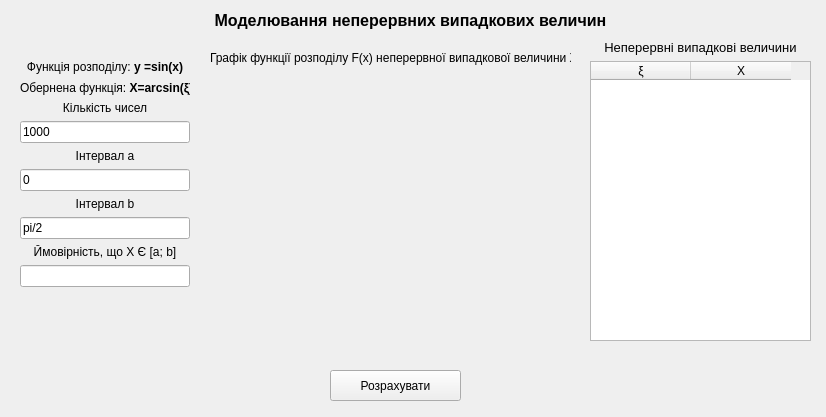
<?xml version="1.0" encoding="UTF-8"?>
<ui version="4.0">
 <class>MainWindow</class>
 <widget class="QMainWindow" name="MainWindow">
  <property name="geometry">
   <rect>
    <x>0</x>
    <y>0</y>
    <width>826</width>
    <height>417</height>
   </rect>
  </property>
  <property name="windowTitle">
   <string>MainWindow</string>
  </property>
  <widget class="QWidget" name="centralwidget">
   <widget class="QLabel" name="label">
    <property name="geometry">
     <rect>
      <x>10</x>
      <y>10</y>
      <width>801</width>
      <height>21</height>
     </rect>
    </property>
    <property name="text">
     <string>&lt;html&gt;&lt;head/&gt;&lt;body&gt;&lt;p align=&quot;center&quot;&gt;&lt;span style=&quot; font-size:12pt; font-weight:600;&quot;&gt;Моделювання неперервних випадкових величин&lt;/span&gt;&lt;/p&gt;&lt;/body&gt;&lt;/html&gt;</string>
    </property>
   </widget>
   <widget class="MplWidget" name="mplWidget" native="true">
    <property name="geometry">
     <rect>
      <x>220</x>
      <y>70</y>
      <width>341</width>
      <height>271</height>
     </rect>
    </property>
   </widget>
   <widget class="QWidget" name="layoutWidget">
    <property name="geometry">
     <rect>
      <x>590</x>
      <y>40</y>
      <width>221</width>
      <height>301</height>
     </rect>
    </property>
    <layout class="QVBoxLayout" name="verticalLayout_2">
     <item>
      <widget class="QLabel" name="label_3">
       <property name="text">
        <string>&lt;html&gt;&lt;head/&gt;&lt;body&gt;&lt;p align=&quot;center&quot;&gt;&lt;span style=&quot; font-size:10pt;&quot;&gt;Неперервні випадкові величини&lt;/span&gt;&lt;/p&gt;&lt;/body&gt;&lt;/html&gt;</string>
       </property>
      </widget>
     </item>
     <item>
      <widget class="QTableWidget" name="tableWidget">
       <attribute name="horizontalHeaderVisible">
        <bool>true</bool>
       </attribute>
       <attribute name="horizontalHeaderDefaultSectionSize">
        <number>100</number>
       </attribute>
       <attribute name="verticalHeaderVisible">
        <bool>false</bool>
       </attribute>
       <column>
        <property name="text">
         <string>ξ</string>
        </property>
        <property name="textAlignment">
         <set>AlignCenter</set>
        </property>
       </column>
       <column>
        <property name="text">
         <string>X</string>
        </property>
        <property name="textAlignment">
         <set>AlignCenter</set>
        </property>
       </column>
      </widget>
     </item>
    </layout>
   </widget>
   <widget class="QLabel" name="label_9">
    <property name="geometry">
     <rect>
      <x>210</x>
      <y>50</y>
      <width>361</width>
      <height>16</height>
     </rect>
    </property>
    <property name="text">
     <string>&lt;html&gt;&lt;head/&gt;&lt;body&gt;&lt;p align=&quot;center&quot;&gt;Графік функції розподілу F(x) неперервної випадкової величини Х&lt;/p&gt;&lt;/body&gt;&lt;/html&gt;</string>
    </property>
   </widget>
   <widget class="QPushButton" name="pushButton">
    <property name="geometry">
     <rect>
      <x>330</x>
      <y>370</y>
      <width>131</width>
      <height>31</height>
     </rect>
    </property>
    <property name="text">
     <string>Розрахувати</string>
    </property>
   </widget>
   <widget class="QWidget" name="">
    <property name="geometry">
     <rect>
      <x>20</x>
      <y>60</y>
      <width>170</width>
      <height>227</height>
     </rect>
    </property>
    <layout class="QVBoxLayout" name="verticalLayout_7">
     <item>
      <layout class="QVBoxLayout" name="verticalLayout_5">
       <item>
        <widget class="QLabel" name="label_6">
         <property name="text">
          <string>&lt;html&gt;&lt;head/&gt;&lt;body&gt;&lt;p align=&quot;center&quot;&gt;Функція розподілу: &lt;span style=&quot; font-weight:600;&quot;&gt;y =sin(x)&lt;/span&gt;&lt;/p&gt;&lt;/body&gt;&lt;/html&gt;</string>
         </property>
        </widget>
       </item>
       <item>
        <widget class="QLabel" name="label_7">
         <property name="text">
          <string>&lt;html&gt;&lt;head/&gt;&lt;body&gt;&lt;p align=&quot;center&quot;&gt;Обернена функція: &lt;span style=&quot; font-weight:600;&quot;&gt;X=arcsin(ξ)&lt;/span&gt;&lt;/p&gt;&lt;/body&gt;&lt;/html&gt;</string>
         </property>
        </widget>
       </item>
      </layout>
     </item>
     <item>
      <layout class="QVBoxLayout" name="verticalLayout">
       <item>
        <widget class="QLabel" name="label_2">
         <property name="text">
          <string>&lt;html&gt;&lt;head/&gt;&lt;body&gt;&lt;p align=&quot;center&quot;&gt;Кількість чисел&lt;/p&gt;&lt;/body&gt;&lt;/html&gt;</string>
         </property>
        </widget>
       </item>
       <item>
        <widget class="QLineEdit" name="lineEdit">
         <property name="text">
          <string>1000</string>
         </property>
        </widget>
       </item>
      </layout>
     </item>
     <item>
      <layout class="QVBoxLayout" name="verticalLayout_3">
       <item>
        <widget class="QLabel" name="label_4">
         <property name="text">
          <string>&lt;html&gt;&lt;head/&gt;&lt;body&gt;&lt;p align=&quot;center&quot;&gt;Інтервал а&lt;/p&gt;&lt;/body&gt;&lt;/html&gt;</string>
         </property>
        </widget>
       </item>
       <item>
        <widget class="QLineEdit" name="lineEdit_2">
         <property name="text">
          <string>0</string>
         </property>
        </widget>
       </item>
      </layout>
     </item>
     <item>
      <layout class="QVBoxLayout" name="verticalLayout_4">
       <item>
        <widget class="QLabel" name="label_5">
         <property name="text">
          <string>&lt;html&gt;&lt;head/&gt;&lt;body&gt;&lt;p align=&quot;center&quot;&gt;Інтервал b&lt;/p&gt;&lt;/body&gt;&lt;/html&gt;</string>
         </property>
        </widget>
       </item>
       <item>
        <widget class="QLineEdit" name="lineEdit_3">
         <property name="text">
          <string>pi/2</string>
         </property>
        </widget>
       </item>
      </layout>
     </item>
     <item>
      <layout class="QVBoxLayout" name="verticalLayout_6">
       <item>
        <widget class="QLabel" name="label_8">
         <property name="text">
          <string>&lt;html&gt;&lt;head/&gt;&lt;body&gt;&lt;p align=&quot;center&quot;&gt;Ймовірність, що Х Є [a; b]&lt;/p&gt;&lt;/body&gt;&lt;/html&gt;</string>
         </property>
        </widget>
       </item>
       <item>
        <widget class="QLineEdit" name="lineEdit_4"/>
       </item>
      </layout>
     </item>
    </layout>
   </widget>
  </widget>
 </widget>
 <customwidgets>
  <customwidget>
   <class>MplWidget</class>
   <extends>QWidget</extends>
   <header location="global">mplwidget.h</header>
   <container>1</container>
  </customwidget>
 </customwidgets>
 <resources/>
 <connections/>
</ui>
